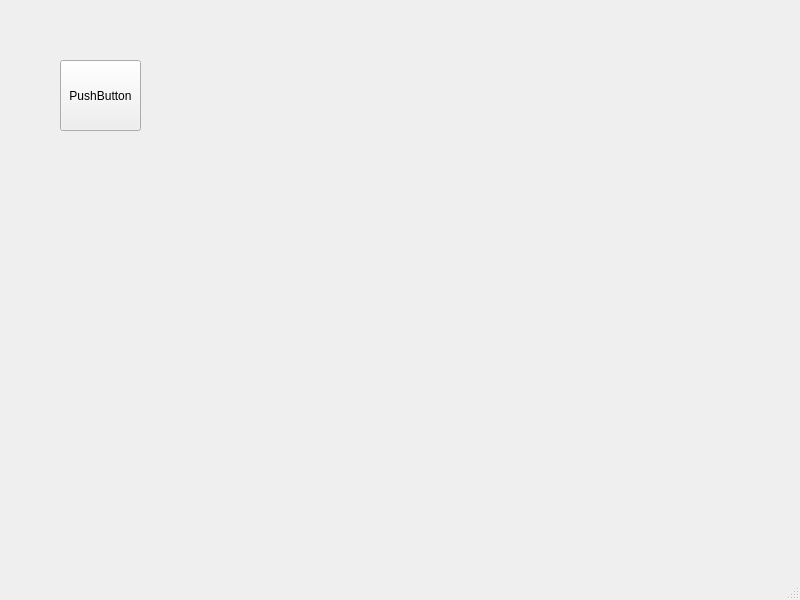
<?xml version="1.0" encoding="UTF-8"?>
<ui version="4.0">
 <class>MainWindow</class>
 <widget class="QMainWindow" name="MainWindow">
  <property name="geometry">
   <rect>
    <x>0</x>
    <y>0</y>
    <width>800</width>
    <height>600</height>
   </rect>
  </property>
  <property name="windowTitle">
   <string>MainWindow</string>
  </property>
  <widget class="QWidget" name="centralwidget">
   <widget class="QPushButton" name="createButton">
    <property name="geometry">
     <rect>
      <x>60</x>
      <y>60</y>
      <width>81</width>
      <height>71</height>
     </rect>
    </property>
    <property name="text">
     <string>PushButton</string>
    </property>
    <property name="iconSize">
     <size>
      <width>100</width>
      <height>100</height>
     </size>
    </property>
   </widget>
  </widget>
  <widget class="QMenuBar" name="menubar">
   <property name="geometry">
    <rect>
     <x>0</x>
     <y>0</y>
     <width>800</width>
     <height>25</height>
    </rect>
   </property>
  </widget>
  <widget class="QStatusBar" name="statusbar"/>
 </widget>
 <resources/>
 <connections/>
</ui>
